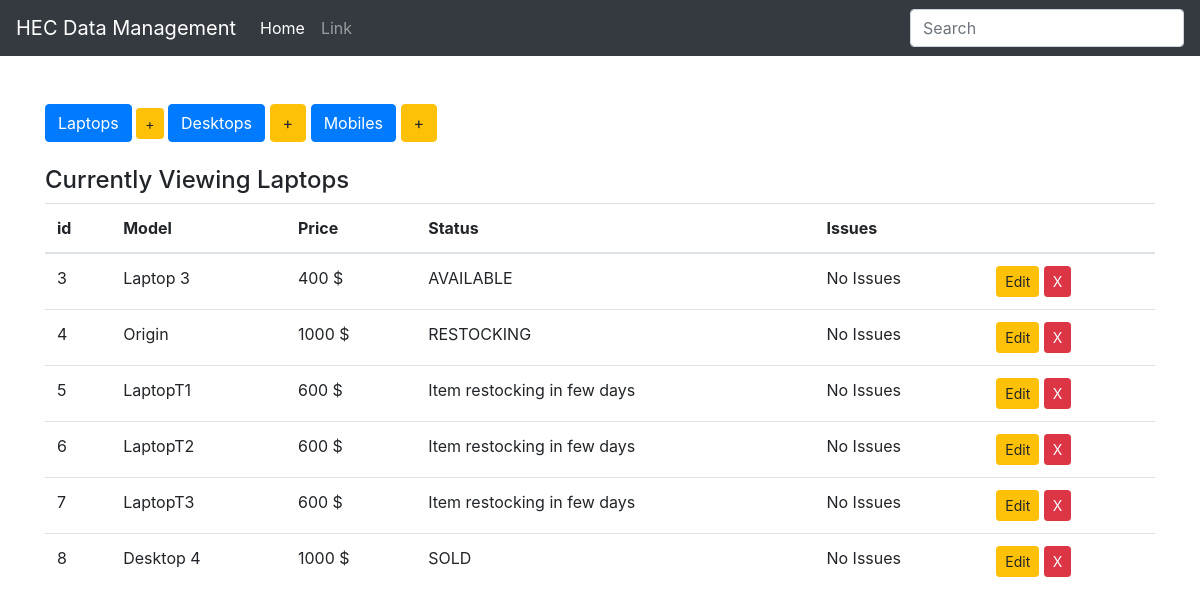
The page /display_laptop on the database its author committed.
### hec/models.py (models this page shows, shortened)
class Device(models.Model):
    type = models.CharField(max_length=200, blank=False)
    price = models.IntegerField()
    choices = (
        ('AVAILABLE', 'Item ready to be purchased'),
        ('SOLD', 'Item already purchased'),
        ('RESTOCKING', 'Item restocking in few days')
    )
    status = models.CharField(max_length=10, choices=choices, default='SOLD')
    issues = models.CharField(max_length=50, default="No Issues")
    class Meta:
        abstract = True

class Laptops(Device):
    pass

### hec/views.py (the view)
# urls.py: url(r'^display_laptop$', display_laptops, name="display_laptops"),
def display_laptops(request):
    items = Laptops.objects.all()
    context = {
        'items': items,
        'header':'Laptops'
    }
    return render(request, 'index.html', context)

### hec/templates/index.html
{% extends 'base.html' %}
{% block body %}
<br>
<div class="button-group">
        <a href="{% url 'display_laptops' %}" class="btn btn-primary btn-md" role="button"> Laptops</a>
        <a href="{% url 'add_laptop' %}" class="btn btn-warning btn-sm" role="button"> +</a>
        <a href="{% url 'display_desktops' %}" class="btn btn-primary btn-md" role="button"> Desktops</a>
        <a href="{% url 'add_desktop' %}" class="btn btn-warning btn-md" role="button"> +</a>
        <a href="{% url 'display_mobiles' %}" class="btn btn-primary btn-md" role="button"> Mobiles</a>
        <a href="{% url 'add_mobile' %}" class="btn btn-warning btn-md" role="button"> +</a>
</div>
<br>
<div>
    <h4>Currently Viewing {{ header }}</h4>
  </div>
<table class="table table-hover">
    <thead>
      <tr>
        <th>id</th>
        <th>Model</th>
        <th>Price</th>
        <th>Status</th>
        <th>Issues</th>
        <th></th>
      </tr>
    </thead>
    <tbody>
        {% for item in items %}
        <tr>
          <td>{{ item.pk }}
          <td>{{ item.type }}</td>
          <td>{{ item.price }} $</td>
          <td>{{ item.status }}</td>
          <td>{{ item.issues }}</td>
          {% if header|lower == "laptops" %}
          <td>
              <a href="{% url 'edit_laptop' item.pk %}" class="btn btn-warning btn-sm" role="button" > Edit</a>
              <a href="{% url 'delete_laptop' item.pk %}" class="btn btn-danger btn-sm" role="button" > X</a>
          </td>
          {% elif header|lower == "desktops" %}
          <td>
              <a href="{% url 'edit_desktop' item.pk %}" class="btn btn-warning btn-sm" role="button"> Edit</a>
              <a href="{% url 'delete_desktop' item.pk %}" class="btn btn-danger btn-sm" role="button" > X</a>
          </td>
          {% else %}
          <td>
              <a href="{% url 'edit_mobile' item.pk %}" class="btn btn-warning btn-sm" role="button" > Edit</a>
              <a href="{% url 'delete_mobile' item.pk %}" class="btn btn-danger btn-sm" role="button" > X</a>
          </td>
          {% endif %}
        </tr>
        {% endfor %}
    </tbody>
</table>
{% endblock %}

### hec/templates/base.html (shortened to what this page needs)
<!DOCTYPE html>
<html>
  <head>
  </head>
  {% load static %}
  <link rel="stylesheet" type="text/css" href="{% static '/css/style.css' %}"/>
  <link rel="stylesheet" type="text/css" href="{% static '/css/bootstrap.min.css' %}"/>
  <body>
    <nav class="navbar navbar-expand navbar-dark bg-dark">
  <a class="navbar-brand" href="#">HEC Data Management</a>
  <div class="collapse navbar-collapse" id="navbarsExample02">
    <ul class="navbar-nav mr-auto">
      <li class="nav-item active">
        <a class="nav-link" href="{% url 'index' %}">Home <span class="sr-only">(current)</span></a>
      </li>
      <li class="nav-item">
        <a class="nav-link" href="#">Link</a>
      </li>
    </ul>
    <form class="form-inline my-2 my-md-0">
      <input class="form-control" type="text" placeholder="Search">
    </form>
  </div>
</nav>
    <br>
    <div class="container">
      {% block body %}
      {% endblock%}
    </div>
  </body>
</html>

### rows shown on the page
Laptops: pk "3", type "Laptop 3", price "400", status "AVAILABLE", issues "No Issues"
Laptops: pk "4", type "Origin", price "1000", status "RESTOCKING", issues "No Issues"
Laptops: pk "5", type "LaptopT1", price "600", status "Item restocking in few days", issues "No Issues"
Laptops: pk "6", type "LaptopT2", price "600", status "Item restocking in few days", issues "No Issues"
Laptops: pk "7", type "LaptopT3", price "600", status "Item restocking in few days", issues "No Issues"
Laptops: pk "8", type "Desktop 4", price "1000", status "SOLD", issues "No Issues"

### other values the page prints
{{ header }} "Laptops"
